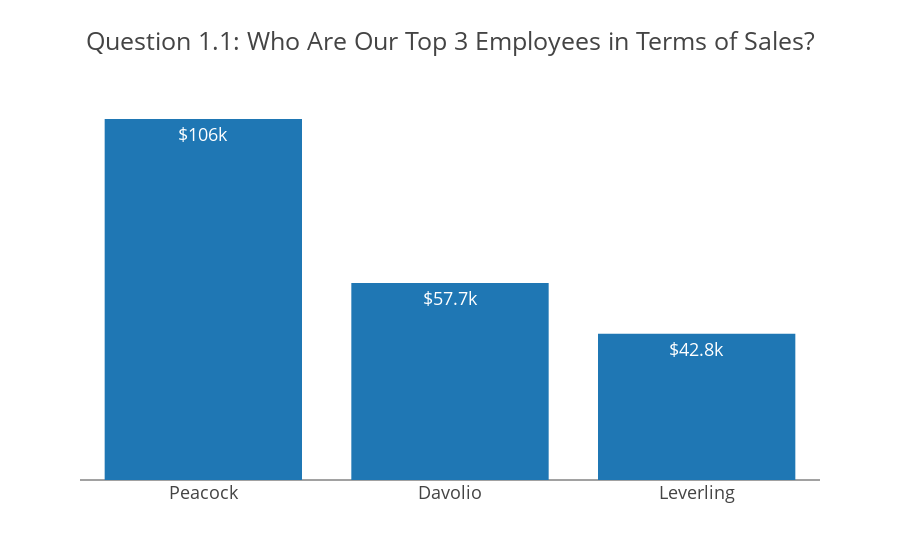

This figure's notebook cell:
### Code cell
fig = px.bar(df_top3, 
             x='LastName',            
             y='Sales',
             text='Sales',
             template='presentation',
            title='Question 1.1: Who Are Our Top 3 Employees in Terms of Sales?')

fig.update_xaxes(showgrid=False,  
                 title_text='',  # Not showing an x axis label because it's clear that this is year
                 #tickformat='f0',
                 #tick0=0, 
                 dtick=1,
                 showticklabels=True,
                 showline=False,
                 zeroline=False
                )

# y axis
fig.update_yaxes(showgrid=False, 
                 title_text='',
                 tick0=0,      #NOTE:  This is not working as I would expect!
                 dtick=0,
                 #range=[0],
                 #tickformat='% {text:.1%}',
                 showticklabels=False,
                 #showline=False,
                 #zeroline=False
                 )

# Bar Labels
fig.update_traces(textposition='auto', 
                  texttemplate='%{text:$.3s}'
                 )

fig.show()

### Figure 1 — Plotly figure (JSON) as saved in the notebook; plotly's stock layout.template omitted (floating-point values rounded to 4 significant figures)
{"data": [{"alignmentgroup": "True", "hovertemplate": "LastName=%{x}<br>Sales=%{text}<extra></extra>", "legendgroup": "", "marker": {"color": "#1F77B4"}, "name": "", "offsetgroup": "", "orientation": "v", "showlegend": false, "text": [105700.0, 57690.0, 42840.0], "textposition": "auto", "texttemplate": "%{text:$.3s}", "type": "bar", "x": ["Peacock", "Davolio", "Leverling"], "xaxis": "x", "y": [105700.0, 57690.0, 42840.0], "yaxis": "y"}], "layout": {"autosize": true, "barmode": "relative", "legend": {"tracegroupgap": 0}, "title": {"text": "Question 1.1: Who Are Our Top 3 Employees in Terms of Sales?"}, "xaxis": {"anchor": "y", "autorange": true, "domain": [0, 1], "dtick": 1, "range": [-0.5, 2.5], "showgrid": false, "showline": false, "showticklabels": true, "title": {"text": ""}, "type": "category", "zeroline": false}, "yaxis": {"anchor": "x", "autorange": true, "domain": [0, 1], "dtick": 0, "range": [0, 111300.0], "showgrid": false, "showticklabels": false, "tick0": 0, "title": {"text": ""}, "type": "linear"}}}
